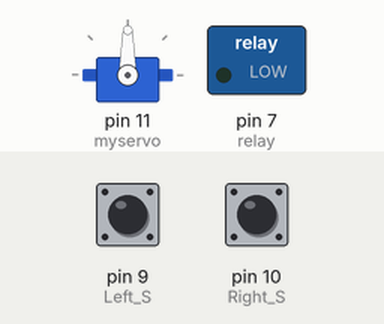
A sketch run on a simulated Arduino Uno, built with avr-gcc and run on an emulated ATmega328P. On the bench: servo, switched loads named in the sketch (green lamp = pin HIGH). The inputs (shaded band) are chosen by the test bench; at power-on: pin 9 (Left_S) HIGH, pin 10 (Right_S) LOW. What the sketch prints to the serial monitor is not drawn.

Above: at 0.05 s.
At 1.1 s:
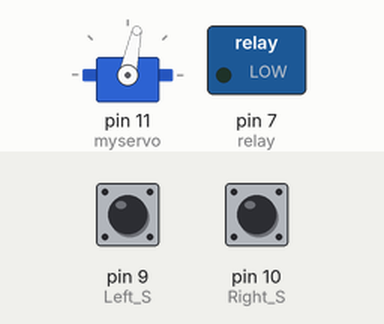
At 1.75 s:
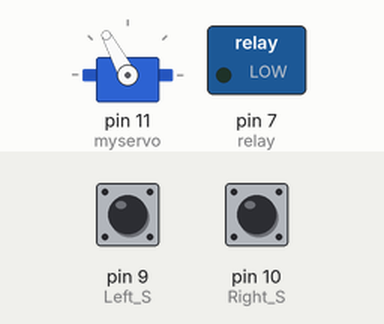
At 2.4 s:
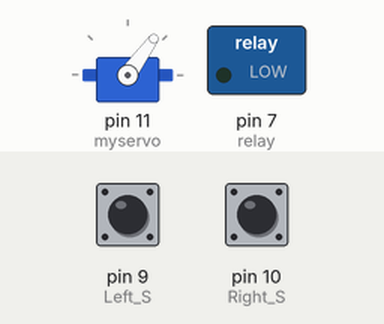
Timing chart, 0 to 5.6 s (numbered marks = the images above):
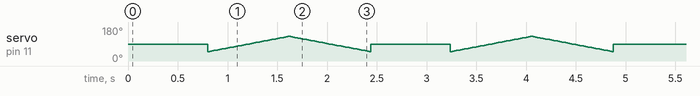

The sketch:

flamesensorman.ino
```cpp
/*------ Arduino Fire Fighting Robot Code----- */

#include <Servo.h>
Servo myservo;
#include <TimeLib.h>

#define TIME_HEADER  "T"   // Header tag for serial time sync message
#define TIME_REQUEST 7    // ASCII bell character requests a time sync message

int pos = 0;
boolean fire = false;

#define Left_S 9      // left sensor
#define Right_S 10      // right sensor
#define Forward_S 8 //forward sensor
#define relay 7 //relay defined
int counter=0;

void setup()
{
  Serial.begin(9600);
  pinMode(Left_S, INPUT);
  pinMode(Right_S, INPUT);
  pinMode(Forward_S, INPUT);
  pinMode(relay, OUTPUT);

  myservo.attach(11);
  myservo.write(90);
}

void put_off_fire()
{
    delay (500);


    for (pos = 50; pos <= 130; pos += 1) {
    myservo.write(pos);
    delay(10);
  }
  for (pos = 130; pos >= 50; pos -= 1) {
    myservo.write(pos);
    delay(10);
  }

  digitalWrite(relay,LOW);
  myservo.write(90);

  fire=false;
}

void loop()
{
   myservo.write(90); //Sweep_Servo();

   if (digitalRead(Left_S) ==0 || digitalRead(Right_S)==0 || digitalRead(Forward_S) ==0) //If Fire is straight ahead
    {

    digitalWrite(relay, LOW);
    fire = true;


    }

     else  //If Fire not detected all sensors are zero
    {

    digitalWrite(relay, HIGH);

    }


delay(300); //Slow down the speed of robot

     while (fire == true)
     {
      put_off_fire();
      counter=counter+1;
      Serial.print("No of fire detcted :");
      Serial.println(counter);

      Serial.println("Time : ");
  Serial.print(hour());
  printDigits(minute());
  printDigits(second());
  Serial.print(" ");
  Serial.print(day());
  Serial.print("/");
  Serial.print(month());
  Serial.print("/");
  Serial.print(year());
    Serial.println();
     }

      if (Serial.available()) {
    processSyncMessage();
  }
}
void printDigits(int digits){
  // utility function for digital clock display: prints preceding colon and leading 0
  Serial.print(":");
  if(digits < 10)
    Serial.print('0');
  Serial.print(digits);
}


void processSyncMessage() {
  unsigned long pctime;
  const unsigned long DEFAULT_TIME = 1559977726; // Jan 1 2013

  if(Serial.find(TIME_HEADER)) {
     pctime = Serial.parseInt();
     if( pctime >= DEFAULT_TIME) { // check the integer is a valid time (greater than Jan 1 2013)
       setTime(pctime); // Sync Arduino clock to the time received on the serial port
     }
  }
}
```
